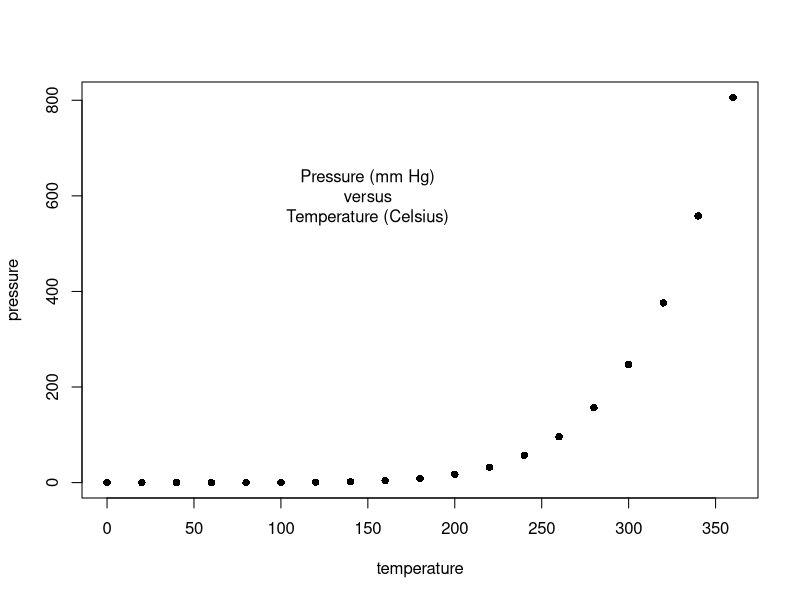
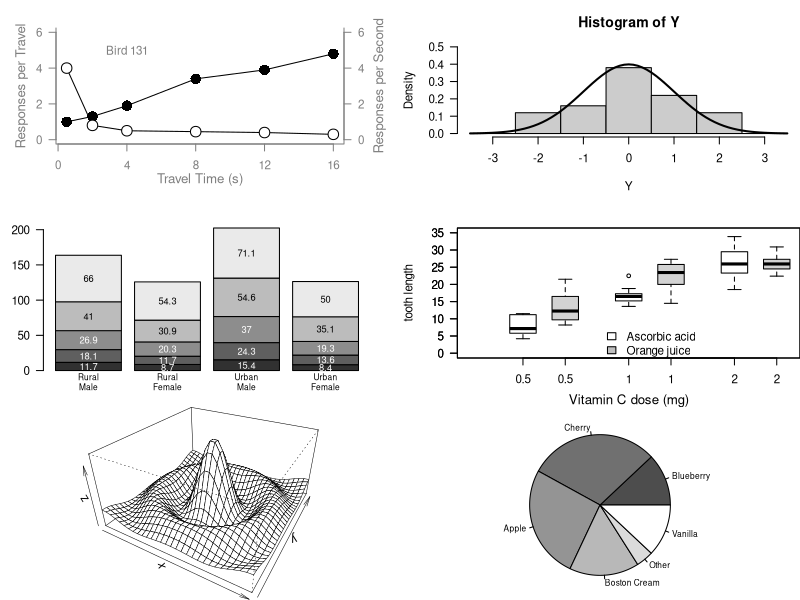
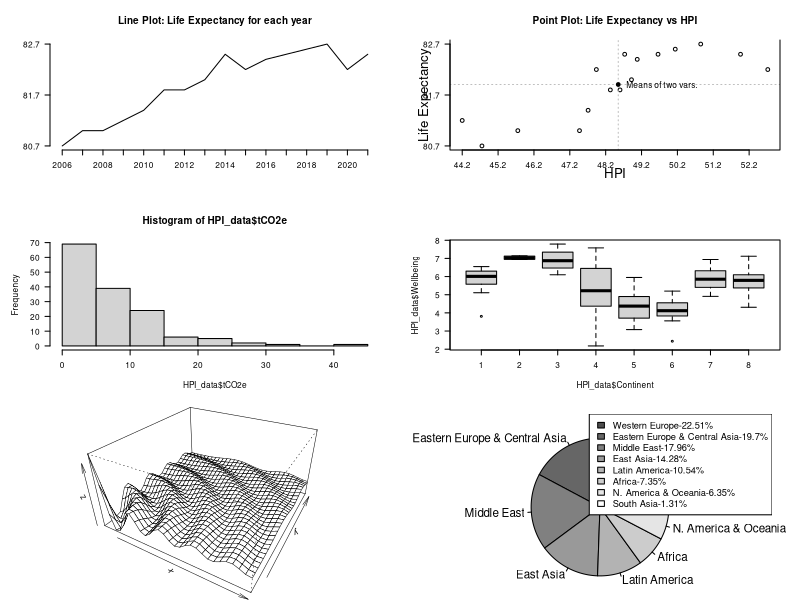

Here is the R script that generated these plots, in order:
## ---- chunk 1
### Paul Murrell's R examples (selected)

## Start plotting from basics 
# Note the order
plot(pressure, pch=16)  # Can you change pch?
text(150, 600, 
     "Pressure (mm Hg)\nversus\nTemperature (Celsius)")

#  Examples of standard high-level plots 
#  In each case, extra output is also added using low-level 
#  plotting functions.
# 

# Setting the parameter (3 rows by 2 cols)
par(mfrow=c(3, 2))

# Scatterplot
# Note the incremental additions

x <- c(0.5, 2, 4, 8, 12, 16)
y1 <- c(1, 1.3, 1.9, 3.4, 3.9, 4.8)
y2 <- c(4, .8, .5, .45, .4, .3)

# Setting label orientation, margins c(bottom, left, top, right) & text size
par(las=1, mar=c(4, 4, 2, 4), cex=.7) 
plot.new()
plot.window(range(x), c(0, 6))
lines(x, y1)
lines(x, y2)
points(x, y1, pch=16, cex=2) # Try different cex value?  
points(x, y2, pch=21, bg="white", cex=2)  # Different background color
par(col="gray50", fg="gray50", col.axis="gray50")
axis(1, at=seq(0, 16, 4)) # What is the first number standing for?
axis(2, at=seq(0, 6, 2))
axis(4, at=seq(0, 6, 2))
box(bty="u")
mtext("Travel Time (s)", side=1, line=2, cex=0.8)
mtext("Responses per Travel", side=2, line=2, las=0, cex=0.8)
mtext("Responses per Second", side=4, line=2, las=0, cex=0.8)
text(4, 5, "Bird 131")
par(mar=c(5.1, 4.1, 4.1, 2.1), col="black", fg="black", col.axis="black")

# Histogram
# Random data
Y <- rnorm(50)
# Make sure no Y exceed [-3.5, 3.5]
Y[Y < -3.5 | Y > 3.5] <- NA # Selection/set range
x <- seq(-3.5, 3.5, .1)
dn <- dnorm(x)
par(mar=c(4.5, 4.1, 3.1, 0))
hist(Y, breaks=seq(-3.5, 3.5), ylim=c(0, 0.5), 
     col="gray80", freq=FALSE)
lines(x, dnorm(x), lwd=2)
par(mar=c(5.1, 4.1, 4.1, 2.1))

# Barplot
par(mar=c(2, 3.1, 2, 2.1)) 
midpts <- barplot(VADeaths, 
                  col=gray(0.1 + seq(1, 9, 2)/11), 
                  names=rep("", 4))
mtext(sub(" ", "\n", colnames(VADeaths)),
      at=midpts, side=1, line=0.5, cex=0.5)
text(rep(midpts, each=5), apply(VADeaths, 2, cumsum) - VADeaths/2,
     VADeaths, 
     col=rep(c("white", "black"), times=3:2), 
     cex=0.8)
par(mar=c(5.1, 4.1, 4.1, 2.1))  

# Boxplot
par(mar=c(3, 4.1, 2, 0))
boxplot(len ~ dose, data = ToothGrowth,
        boxwex = 0.25, at = 1:3 - 0.2,
        subset= supp == "VC", col="white",
        xlab="",
        ylab="tooth length", ylim=c(0,35))
mtext("Vitamin C dose (mg)", side=1, line=2.5, cex=0.8)
boxplot(len ~ dose, data = ToothGrowth, add = TRUE,
        boxwex = 0.25, at = 1:3 + 0.2,
        
        subset= supp == "OJ")
legend(1.5, 9, c("Ascorbic acid", "Orange juice"), 
       fill = c("white", "gray"), 
       bty="n")
par(mar=c(5.1, 4.1, 4.1, 2.1))

# Persp
x <- seq(-10, 10, length= 30)
y <- x
f <- function(x,y) { r <- sqrt(x^2+y^2); 10 * sin(r)/r }
z <- outer(x, y, f)
z[is.na(z)] <- 1
# 0.5 to include z axis label
par(mar=c(0, 0.5, 0, 0), lwd=0.5)
persp(x, y, z, theta = 30, phi = 30, 
      expand = 0.5)
par(mar=c(5.1, 4.1, 4.1, 2.1), lwd=1)

# Piechart
par(mar=c(0, 2, 1, 2), xpd=FALSE, cex=0.5)
pie.sales <- c(0.12, 0.3, 0.26, 0.16, 0.04, 0.12)
names(pie.sales) <- c("Blueberry", "Cherry",
                      "Apple", "Boston Cream", "Other", "Vanilla")
pie(pie.sales, col = gray(seq(0.3,1.0,length=6))) 

# Exercise: Can you generate these charts individually?  Try these functions 
# using another dataset. Be sure to work on the layout and margins


## ---- chunk 2
# Creating a data frame for life expectancy data
life_expectancy_data <- data.frame(
  Year = c(2006, 2007, 2008, 2009, 2010, 2011, 2012, 2013, 2014, 2015, 2016, 2017, 2018, 2019, 2020, 2021),
  Life_Expectancy_Years = c(80.7, 81.0, 81.0, 81.2, 81.4, 81.8, 81.8, 82.0, 82.5, 82.2, 82.4, 82.5, 82.6, 82.7, 82.2, 82.5),
  HPI_data = c(44.75, 45.75, 47.47, 44.20, 47.71, 48.60, 48.33, 48.92, 48.73, 47.94, 49.08, 49.66, 50.14, 50.85, 52.72, 51.96)
)

HPI_data <- structure(list(ISO = c("VUT", "SWE", "SLV", "CRI", "NIC", "DNK", 
"ESP", "PAN", "FRA", "CHL", "PRT", "MDA", "HND", "NLD", "NOR", 
"GTM", "FIN", "ITA", "GBR", "ROU", "PHL", "ISR", "GRC", "SVN", 
"HRV", "THA", "TJK", "IRL", "DZA", "DOM", "PER", "CZE", "ALB", 
"BRA", "DEU", "VNM", "AUT", "MAR", "ECU", "JAM", "ARG", "NZL", 
"MEX", "UZB", "ARM", "HUN", "COL", "CHE", "JPN", "BTN", "CHN", 
"MKD", "KGZ", "TWN", "LTU", "SVK", "LKA", "ISL", "POL", "IDN", 
"MUS", "URY", "BHR", "BIH", "SEN", "AUS", "MLT", "BGD", "MYS", 
"LVA", "LBY", "BEL", "BLR", "TUN", "EST", "KOR", "BGR", "NPL", 
"CAN", "GEO", "CYP", "UKR", "KHM", "MNE", "COG", "SRB", "GAB", 
"AZE", "ETH", "PRY", "TUR", "PAK", "IRQ", "CMR", "MOZ", "GHA", 
"JOR", "VEN", "MRT", "CIV", "EGY", "USA", "BOL", "MMR", "GIN", 
"UGA", "KEN", "NER", "SGP", "LAO", "MDG", "KAZ", "ZAF", "SAU", 
"IRN", "BEN", "BFA", "TZA", "LBR", "RWA", "IND", "RUS", "HTI", 
"MWI", "YEM", "ARE", "TGO", "HKG", "TKM", "COD", "TTO", "LUX", 
"SLE", "KWT", "MLI", "NAM", "NGA", "MNG", "ZWE", "LBN", "ZMB", 
"QAT", "TCD", "AFG", "LSO", "BWA", "CAF"), LifeExp = c(70.4, 
83, 70.7, 77, 73.8, 81.4, 83, 76.2, 82.5, 78.9, 81, 68.8, 70.1, 
81.7, 83.2, 69.2, 82, 82.9, 80.7, 74.2, 69.3, 82.3, 80.1, 80.7, 
77.6, 78.7, 71.6, 82, 76.4, 72.6, 72.4, 77.7, 76.5, 72.8, 80.6, 
73.6, 81.6, 74, 73.7, 70.5, 75.4, 82.5, 70.2, 70.9, 72, 74.5, 
72.8, 84, 84.8, 71.8, 78.2, 73.8, 70, 81, 73.7, 74.9, 76.4, 82.7, 
76.5, 67.6, 73.6, 75.4, 78.8, 75.3, 67.1, 84.5, 83.8, 72.4, 74.9, 
73.6, 71.9, 81.9, 72.4, 73.8, 77.1, 83.7, 71.8, 68.5, 82.7, 71.7, 
81.2, 71.6, 69.6, 76.3, 63.5, 74.2, 65.8, 69.4, 65, 70.3, 76, 
66.1, 70.4, 60.3, 59.3, 63.8, 74.3, 70.6, 64.4, 58.6, 70.2, 77.2, 
63.6, 65.7, 58.9, 62.7, 61.4, 61.6, 82.8, 68.1, 64.5, 69.4, 62.3, 
76.9, 73.9, 59.8, 59.3, 66.2, 60.7, 66.1, 67.2, 69.4, 63.2, 62.9, 
63.8, 78.7, 61.6, 85.5, 69.3, 59.2, 73, 82.6, 60.1, 78.7, 58.9, 
59.3, 52.7, 71, 59.3, 75, 61.2, 79.3, 52.5, 62, 53.1, 61.1, 53.9
), Wellbeing = c(7.12, 7.44, 6.43, 6.41, 6.1, 7.7, 6.47, 6.55, 
6.66, 6.44, 6.18, 5.96, 6.11, 7.31, 7.36, 6.3, 7.79, 6.47, 6.87, 
6.55, 5.97, 7.58, 6.1, 6.76, 6.29, 5.64, 5.29, 6.83, 5.22, 6.03, 
5.69, 6.94, 5.26, 6.01, 6.75, 5.54, 7.08, 5.33, 5.43, 5.81, 5.91, 
7.14, 5.99, 6.19, 5.3, 6.23, 5.29, 7.33, 6.09, 5.2, 5.86, 5.53, 
5.56, 6.25, 6.86, 6.42, 4.1, 7.56, 5.98, 5.43, 5.95, 6.5, 6.5, 
5.75, 4.9, 7.11, 6.44, 4.12, 6.01, 6.35, 5.5, 6.88, 5.6, 4.5, 
6.55, 6.11, 5.42, 4.62, 6.94, 4.91, 6.27, 5.31, 4.56, 5.39, 4.92, 
6.25, 5.08, 5.2, 4.1, 5.58, 4.37, 4.49, 5.09, 4.96, 5.18, 4.38, 
3.91, 5.11, 4.5, 5.06, 4.03, 6.96, 5.57, 4.31, 4.94, 4.22, 4.46, 
4.37, 6.59, 4.93, 3.89, 6.26, 5.6, 6.45, 4.79, 4.49, 4.64, 3.68, 
4.05, 3.4, 3.56, 5.45, 3.81, 3.64, 3.64, 6.73, 4.04, 5.32, 5.45, 
3.8, 6.2, 7.06, 3.71, 6.17, 4.11, 4.49, 4.48, 5.72, 3.15, 2.18, 
3.08, 6.5, 4.4, 2.44, 3.7, 3.5, 3.1), tCO2e = c(2.62, 8.7, 2.03, 
4.37, 2.61, 10.04, 7.12, 5.24, 7.91, 6.2, 6.36, 1.29, 2.19, 10.11, 
11.02, 2.47, 12.19, 8.49, 8.94, 5.42, 2.08, 12.25, 6.89, 9.26, 
6.58, 5.05, 1.48, 10.21, 3.11, 4.13, 3.19, 9.23, 3.67, 4.59, 
10.44, 3.79, 12.15, 3.38, 3.82, 3.78, 6.39, 13.91, 4.69, 5.69, 
3.43, 7.46, 3.74, 15.7, 11.66, 3.29, 8.38, 5.49, 4.09, 11.43, 
10.27, 9.34, 2.18, 17.82, 8.89, 3.19, 7.65, 10.51, 12.14, 7.85, 
1.47, 17.7, 14.82, 1.22, 8.97, 9.58, 5.89, 15.84, 6.59, 3.33, 
12.59, 14.39, 6.34, 2.09, 17.87, 4.59, 14.96, 6.45, 2.8, 9.59, 
1.84, 12.28, 3.87, 6.1, 0.2, 8.27, 6.27, 2.23, 6.79, 1.3, 1.6, 
1.13, 4.11, 7.37, 2.08, 1.23, 3.14, 19.59, 5.88, 2.46, 1.7, 1.08, 
1.36, 1.11, 23.24, 6.98, 1.08, 14.22, 7.08, 20.16, 10.5, 1.55, 
1.87, 1.61, 0.48, 0.7, 2.1, 12.09, 1.33, 0.69, 1.38, 26.78, 2.16, 
23.5, 14.23, 0.57, 21.81, 34.91, 0.89, 28.84, 3.76, 6.22, 1.55, 
24.67, 0.82, 4.91, 2.23, 42.2, 3.88, 1.14, 3.04, 10.28, 1.83), 
    Continent = c(8L, 3L, 1L, 1L, 1L, 3L, 3L, 1L, 3L, 1L, 3L, 
    7L, 1L, 3L, 3L, 1L, 3L, 3L, 3L, 7L, 8L, 4L, 3L, 7L, 7L, 8L, 
    7L, 3L, 4L, 1L, 1L, 7L, 7L, 1L, 3L, 8L, 3L, 4L, 1L, 1L, 1L, 
    2L, 1L, 7L, 7L, 7L, 1L, 3L, 8L, 6L, 8L, 7L, 7L, 8L, 7L, 7L, 
    6L, 3L, 7L, 8L, 5L, 1L, 4L, 7L, 5L, 2L, 3L, 6L, 8L, 7L, 4L, 
    3L, 7L, 4L, 7L, 8L, 7L, 6L, 2L, 7L, 3L, 7L, 8L, 7L, 5L, 7L, 
    5L, 7L, 5L, 1L, 4L, 6L, 4L, 5L, 5L, 5L, 4L, 1L, 5L, 5L, 4L, 
    2L, 1L, 8L, 5L, 5L, 5L, 5L, 8L, 8L, 5L, 7L, 5L, 4L, 4L, 5L, 
    5L, 5L, 5L, 5L, 6L, 7L, 1L, 5L, 4L, 4L, 5L, 8L, 7L, 5L, 1L, 
    3L, 5L, 4L, 5L, 5L, 5L, 8L, 5L, 4L, 5L, 4L, 5L, 6L, 5L, 5L, 
    5L)), class = "data.frame", row.names = c(NA, -147L))
HPI_data$Continent<-as.factor(HPI_data$Continent)

# Display the data frame
par(mar = c(5, 5, 4, 2))   # Set the canvas for a plot with the specified margin.
plot.new()
plot.window(range(life_expectancy_data$Year), c(min(life_expectancy_data$Life_Expectancy_Years), max(life_expectancy_data$Life_Expectancy_Years)))
lines(life_expectancy_data$Year, life_expectancy_data$Life_Expectancy_Years,type="l")
axis(1, at=seq(min(life_expectancy_data$Year),max(life_expectancy_data$Year),1))
axis(2, at=seq(min(life_expectancy_data$Life_Expectancy_Years),max(life_expectancy_data$Life_Expectancy_Years),1))
title("Line Plot: Life Expectancy for each year")

# Plot 2
par(mar = c(5, 5, 4, 2))   # Set the canvas for a plot with the specified margin.
plot.new()
plot.window(c(min(life_expectancy_data$HPI_data),max(life_expectancy_data$HPI_data)), c(min(life_expectancy_data$Life_Expectancy_Years), max(life_expectancy_data$Life_Expectancy_Years)))
points(life_expectancy_data$HPI_data, life_expectancy_data$Life_Expectancy_Years)
abline(v=mean(life_expectancy_data$HPI_data),h=mean(life_expectancy_data$Life_Expectancy_Years),lty=3,col="grey")
axis(1, at=seq(min(life_expectancy_data$HPI_data),max(life_expectancy_data$HPI_data),1))
axis(2, at=seq(min(life_expectancy_data$Life_Expectancy_Years),max(life_expectancy_data$Life_Expectancy_Years),1))
mtext("HPI", side=1, line=2, cex=0.8)
mtext("Life Expectancy", side=2, line=2, las=0, cex=0.8)
box(bty="u")
text(mean(life_expectancy_data$HPI_data)*1.025, mean(life_expectancy_data$Life_Expectancy_Years), "Means of two vars.")
points(mean(life_expectancy_data$HPI_data), mean(life_expectancy_data$Life_Expectancy_Years), pch=19,cex=1)
title("Point Plot: Life Expectancy vs HPI")

# Plot 3 
hist(HPI_data$tCO2e)

# Plot 4
boxplot(HPI_data$Wellbeing~HPI_data$Continent)

# Plot 5
# Persp
# 0.5 to include z axis label

# Scale the sorted LifeExp and Wellbeing values
sorted_data <- HPI_data[order(HPI_data$Wellbeing), ]
x <- order(scale(sorted_data$Wellbeing)[1:30])
y <- x

# Create z values (you can use any variable here)
f <- function(x,y) { r <- sqrt(x^2+y^2); 10 * sin(r)/r }
z <- outer(x, y, f)

par(mar=c(0, 0.5, 0, 0), lwd=0.5)
persp(x, y, z, theta = 30, phi = 30, 
      expand = 0.5)
par(mar=c(5.1, 4.1, 4.1, 2.1), lwd=1)

# Plot 6

# Piechart
# Aggregate CO2 emissions by continent
cont_co2 <- aggregate(x = HPI_data$tCO2e, by = list(HPI_data$Continent), FUN = sum)[, 2]
# Names for each continent
continent_names <- c("Latin America", "N. America & Oceania", "Western Europe", "Middle East", "Africa", "South Asia", "Eastern Europe & Central Asia", "East Asia")

# Calculate percentage of each value
percentages <- round(cont_co2 / sum(cont_co2) * 100, 2)

# Combine names with percentages
labels <- paste(continent_names, "-", percentages, "%", sep="")

# Sort cont_co2 and labels in decreasing order
order_decreasing <- order(cont_co2, decreasing = TRUE)
cont_co2_sorted <- cont_co2[order_decreasing]
labels_sorted <- labels[order_decreasing]
continent_names_sorted <-continent_names[order_decreasing]
names(cont_co2_sorted)<-continent_names_sorted
# Create the pie chart
par(mar = c(0, 2, 1, 2), xpd = FALSE, cex = 0.7)
pie(cont_co2_sorted, col = gray(seq(0.3, 1.0, length = 8))) 

# Add the legend
legend("topright", legend = labels_sorted, fill = gray(seq(0.3, 1.0, length = 8)), cex = 0.8)

